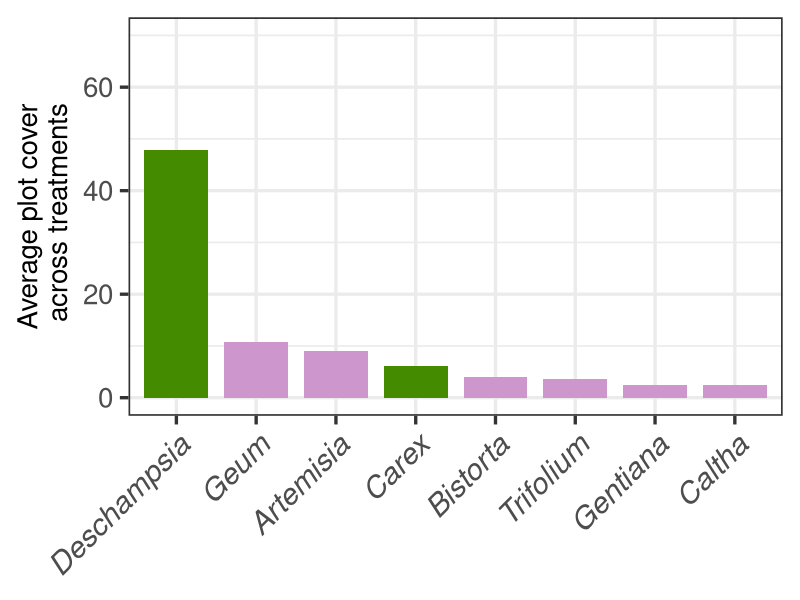
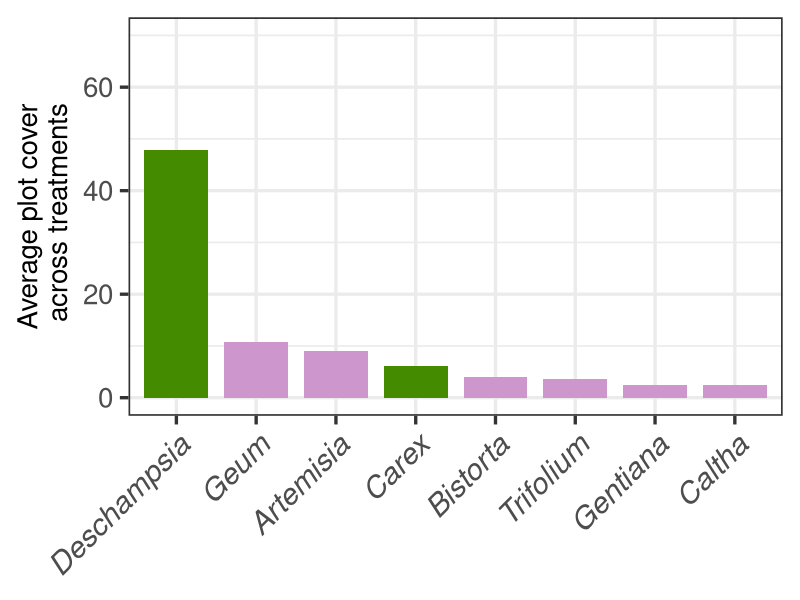

Here is the R script that generated these plots, in order:
#Plotting average cover figure for panel 1

#
# Biblioteca
#

library(ggplot2)
library(dplyr)
library(here)

set.seed(7220)

#Open post-cleaning tidy hit data that is only the focal species
setwd("H:/My Drive/Synchrony/Data/Tidy")
cover <- read.csv("focal.cover.csv")


# Lets remove the pre-treatment data 2006, before any treatments were implemented
cover.2007_2025 <- cover %>% filter(year!=2006)


head(cover.2007_2025)

# Calculate average cover by species
avg.cover <-
  cover.2007_2025 %>%
  group_by(NWT_code)  %>%
  summarize(avg_cover = round(mean(hits), 2))

avg.cover

sprintf("%.2f", avg.cover$avg_cover)

#Add the genus names to avg.cover
genus.ref <- data.frame(NWT_code = c('DESCES', 'GEUROS', 'ARTSCO', 'CARSCO', 
                                     'BISBIS', 'TRIPAR', 'GENALG', 'CALLEP'),
                        genus = c('Deschampsia', 'Geum', 'Artemisia', 'Carex', 
                                  'Bistorta', 'Trifolium', 'Gentiana', 'Caltha'))


avg.cover <- avg.cover %>%
  left_join(genus.ref, by = "NWT_code")

#Make genus a factor, with the level ordered by decreasing cover
avg.cover$genus <- factor(avg.cover$genus, 
                          levels = avg.cover$genus[order(avg.cover$avg_cover, decreasing = TRUE)])

# Barplot
Cover.bar <-
  avg.cover %>%
  ggplot(aes(x=genus, y=avg_cover, fill=genus)) +
  geom_bar(stat='identity', width=0.8) +
  labs(y = "Average plot cover\n across treatments", 
       x = NULL) +
  scale_fill_manual(values = c("Deschampsia" = "chartreuse4",
                               "Carex"       = "chartreuse4",
                               "Geum"        = "plum3",
                               "Artemisia"   = "plum3",
                               "Bistorta"    = "plum3",
                               "Trifolium"   = "plum3",
                               "Gentiana"    = "plum3",
                               "Caltha"      = "plum3")) +
  theme_bw(base_size = 25) +
  theme(axis.text.x = element_text(face = "italic",
                                   vjust = 0,
                                   hjust=0,
                                   size=22), 
        axis.text.y = element_text(size=20),
        axis.title.y = element_text(size=20)) +
  theme(legend.position="none") +
  scale_x_discrete(guide = guide_axis(angle = 45)) +
  scale_y_continuous(limits = c(0, 70), 
                     breaks = seq(0, 70, 20))

Cover.bar

#Save graphic
setwd("H:/My Drive/Synchrony/Graphics")
ggsave(plot=Cover.bar, "Fig.1C_Average.cover.png", height=5, width=6, units="in", dpi=600)
